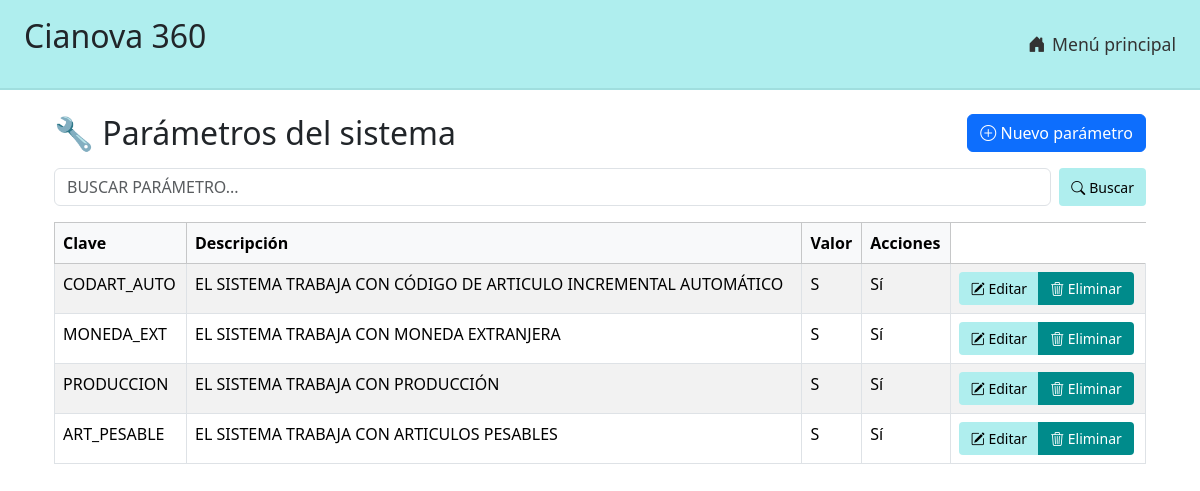
The app's page /articulos/parametros/ with its own data.
### articulos/models.py (models this page shows, shortened)
class ParametroSistema(models.Model):
    clave = models.CharField(max_length=14, unique=True)
    descripcion = models.CharField(max_length=200)
    valor = models.CharField(max_length=1, choices=[('S', 'Sí'), ('N', 'No')])

### articulos/views.py (the view)
# urls.py: path('parametros/', views.listar_parametros, name='listar_parametros'),
def listar_parametros(request):
    query = request.GET.get('buscar_parametro', '').strip().upper()
    if query:
        filtros = (
            Q(clave__icontains=query) |
            Q(descripcion__icontains=query) |
            Q(valor__icontains=query)
        )
        parametros = ParametroSistema.objects.filter(filtros)
    else:
        parametros = ParametroSistema.objects.all()
    contexto = {
        'parametros': parametros,
        'query': query
    }
    return render(request, 'articulos/listar_parametros.html', contexto)

### articulos/templates/articulos/listar_parametros.html (shortened to what this page needs)
{% extends "base.html" %}
{% block content %}
<div class="container mt-4">
  <div class="d-flex justify-content-between align-items-center mb-3">
    <h2 class="mb-0 text-institucional">🔧 Parámetros del sistema</h2>
    <a href="{% url 'agregar_parametro' %}" class="btn btn-primary">
      <i class="bi bi-plus-circle"></i> Nuevo parámetro
    </a>
  </div>
  <form method="get" class="d-flex mb-3" role="search">
    <input type="text" name="buscar_parametro" class="form-control me-2 text-uppercase" placeholder="Buscar parámetro..." value="{{ request.GET.buscar_parametro }}">
	<button type="submit" class="btn btn-sm btn-institucional d-inline-flex align-items-center gap-1">
      <i class="bi bi-search"></i> Buscar
    </button>
  </form>
  {% if parametros %}
    <table class="table table-striped table-bordered">
      <thead class="table-light">
        <tr>
          <th>Clave</th>
          <th>Descripción</th>
          <th>Valor</th>
          <th>Acciones</th>
        </tr>
      </thead>
      <tbody>
        {% for parametro in parametros %}
          <tr>
            <td class="text-uppercase">{{ parametro.clave }}</td>
            <td class="text-uppercase">{{ parametro.descripcion }}</td>
            <td>{{ parametro.valor }}</td>
            <td>{{ parametro.get_valor_display }}</td>
            <td>
              <div class="btn-group" role="group">
                <a href="{% url 'editar_parametro' parametro.id %}" class="btn btn-sm btn-institucional">
                  <i class="bi bi-pencil-square"></i> Editar
                </a>
                <a href="{% url 'eliminar_parametro' parametro.id %}"
                   class="btn btn-sm btn-institucional-danger"
                   onclick="return confirm('¿Está seguro que desea eliminar el parámetro {{ parametro.id }}?');">
                  <i class="bi bi-trash3"></i> Eliminar
                </a>
              </div>
            </td>
          </tr>
        {% endfor %}
      </tbody>
    </table>
  {% endif %}
</div>
{% endblock %}

### static/css/cianova.css (style rules this page uses)
.btn-institucional { background-color: rgb(175, 238, 238) !important; color: #000 !important; border: none; font-weight: 500; padding: 6px 12px; border-radius: 4px; }
.btn-institucional-danger { background-color: #008B8B !important; color: #fff !important; border: none; font-weight: 500; padding: 6px 12px; border-radius: 4px; }

### records on screen
ParametroSistema: clave "CODART_AUTO", descripcion "EL SISTEMA TRABAJA CON CÓDIGO DE ARTICULO INCREMENTAL AUTOMÁTICO", valor "S", valor "Sí"
ParametroSistema: clave "MONEDA_EXT", descripcion "EL SISTEMA TRABAJA CON MONEDA EXTRANJERA", valor "S", valor "Sí"
ParametroSistema: clave "PRODUCCION", descripcion "EL SISTEMA TRABAJA CON PRODUCCIÓN", valor "S", valor "Sí"
ParametroSistema: clave "ART_PESABLE", descripcion "EL SISTEMA TRABAJA CON ARTICULOS PESABLES", valor "S", valor "Sí"
